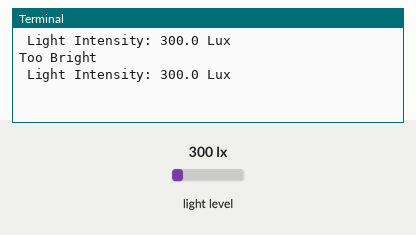
Bench run of a program on a simulated Raspberry Pi (BCM pin numbers). Parts: the last lines printed to the terminal. The inputs (shaded band) are chosen by the test bench; at power-on: light level 300 lx.

Above: at 1.2 s.
1.3 s: light level set to 40 lx
At 2.5 s:
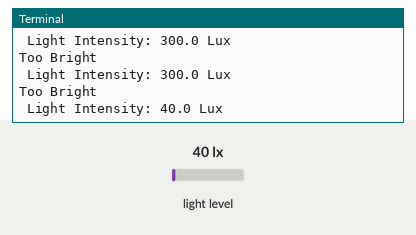
4.3 s: light level set to 120 lx
At 5.6 s:
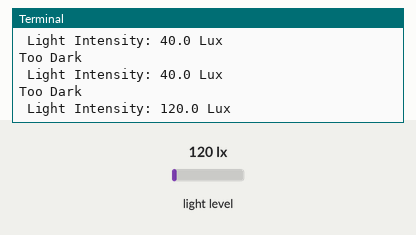
7.3 s: light level set to 80 lx
At 8.6 s:
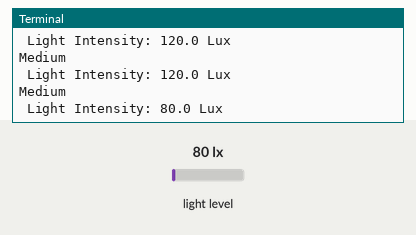
10.3 s: light level set to 170 lx
At 11.7 s:
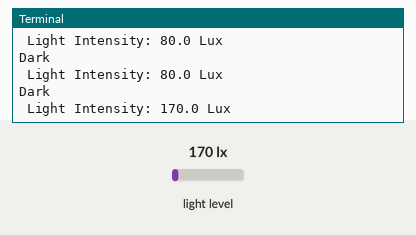
Timing chart, 0 to 13.3 s (numbered marks = the images above; inputs shaded):
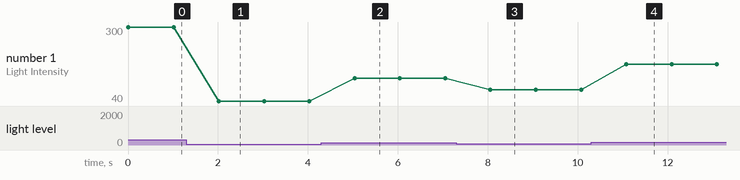

Measured:
- after the input at 1.3 s, the terminal: prints a new line after 0.72 s (image 1)
- after the input at 4.3 s, the terminal: prints a new line after 0.74 s (image 2)
- after the input at 7.3 s, the terminal: prints a new line after 0.76 s (image 3)
- after the input at 10.3 s, the terminal: prints a new line after 0.78 s (image 4)
- plotted number 1: 300 → 40 after the input at 1.3 s, 40 → 120 after the input at 4.3 s, 120 → 80 after the input at 7.3 s, 80 → 170 after the input at 10.3 s

The program:

81.py
```python
import smbus, time
device_add =  0x23
poweroff = 0x00
poweron = 0x01
reset = 0x07

high_res_mode = 0x20
ibus = smbus.SMBus(1)

def light_value():
    val = ibus.read_i2c_block_data(device_add, high_res_mode)
    return Convert(val)

def Convert(data):
    return ((data[1] + (256*data[0]))/1.2)

while True:
     value = light_value();
     print(" Light Intensity: "+ str(light_value())+ " Lux")
     time.sleep(1)
     if (value > 200):
         print("Too Bright")
     elif (value > 150 and value < 200):
         print("Bright")
     elif (value > 100 and value < 150):
         print("Medium")
     elif (value > 50 and value < 100):
         print("Dark")
     elif (value < 50):
         print("Too Dark")
```
